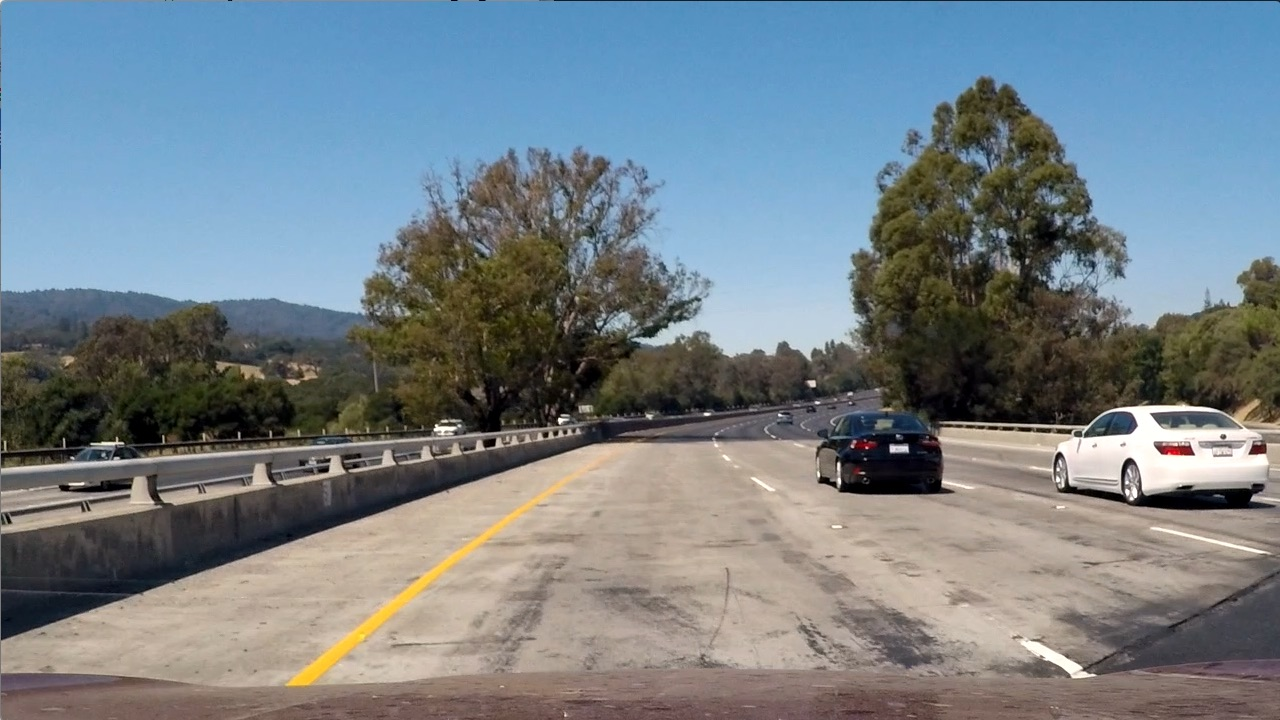
#> input picture test_images/test01.jpg, 1280 x 720 px; its folder holds only this picture in this run
$ python P2.py   (older library calls are emulated)
#> lines starting #> are read from the running program, lines starting #| are printed output that depends on the picture; after the words box and inside, x2 and y2 are one past the last pixel; in counts of white or black regions, pixels touching at a corner belong together
'''
Project 2

Advanced Lane Finding Project

The goals / steps of this project are the following:

    [x] Compute the camera calibration matrix and distortion coefficients given a set of chessboard images.
    [x] Apply a distortion correction to raw images.
    [x] Use color transforms, gradients, etc., to create a thresholded binary image.
    [x] Apply a perspective transform to rectify binary image ("birds-eye view").
    [x] Detect lane pixels and fit to find the lane boundary.
    [x] Determine the curvature of the lane and vehicle position with respect to center.
    [x] Warp the detected lane boundaries back onto the original image.
    [x] Output visual display of the lane boundaries and numerical estimation of lane curvature and vehicle position.


'''

# Imports
import cv2
import numpy as np
import matplotlib.pyplot as plt
import matplotlib.image as mpimg
import pickle
import glob
from moviepy.editor import VideoFileClip


# Global variables

# Data for camera calibration, see P2_compute_camera_calibration.py
dist_pickle = pickle.load( open( "wide_dist_pickle.p", "rb" ) )
#> (reads wide_dist_pickle.p from the repository)
objpoints = dist_pickle["objpoints"]
imgpoints = dist_pickle["imgpoints"]

# Perspctive Transform - src, dst points to define the transformation

# Input help forum
src_line =  [[568,468],
     [715,468],
     [1040,680],
     [270,680]]

# Perspective Transform requires float, cv2.line requires int
src = np.float32(src_line)

dst_line = [[200,0],
      [1000,0],
      [1000,680],
      [200,680]]

dst = np.float32(dst_line)

# Define conversions in x and y from pixels space to meters
# tbd.align with transformation src_dist values
ym_per_pix = 30/720 # meters per pixel in y dimension
xm_per_pix = 3.7/700 # meters per pixel in x dimension

# Collect the poly-parameters in an array for debugging and averaging
#left_poly_pars_input = []
#right_poly_pars_input = []

# initialize
left_poly_pars_input = [(np.array([ 1.49748530e-04, -1.91077116e-01, 2.86972449e+02]))]
right_poly_pars_input = [(np.array([ 2.34196538e-04, -2.83680908e-01, 1.14127311e+03]))]

# Helper Functions

def calibrate_camera(img_in, objpoints, imgpoints):
    gray = cv2.cvtColor(img_in,cv2.COLOR_BGR2GRAY)
    ret, mtx, dist, rvecs, tvecs = cv2.calibrateCamera(objpoints, imgpoints, gray.shape[::-1], None, None)
    undist_img = cv2.undistort(img_in, mtx, dist, None, mtx)
    return undist_img


def create_binary(img_in, s_thresh=(170, 255), sx_thresh=(20, 100)):
# Create a threshold binary image - Color Transform
    img = np.copy(img_in)

    # Convert to HLS color space and separate the V channel
    hls = cv2.cvtColor(img, cv2.COLOR_RGB2HLS)
    #l_channel = hls[:,:,1]
    s_channel = hls[:,:,2]

    # convert to grayscale for Sobel-Operation
    gray = cv2.cvtColor(img, cv2.COLOR_RGB2GRAY)
    # Sobel x
    sobelx = cv2.Sobel(gray, cv2.CV_64F, 1, 0) # Take the derivative in x
    abs_sobelx = np.absolute(sobelx) # Absolute x derivative to accentuate lines away from horizontal
    scaled_sobel = np.uint8(255*abs_sobelx/np.max(abs_sobelx))

    # Threshold x gradient
    sxbinary = np.zeros_like(scaled_sobel)
    sxbinary[(scaled_sobel >= sx_thresh[0]) & (scaled_sobel <= sx_thresh[1])] = 1

    # Threshold color channel
    s_binary = np.zeros_like(s_channel)
    s_binary[(s_channel >= s_thresh[0]) & (s_channel <= s_thresh[1])] = 1
    # Stack each channel
    color_binary = np.dstack(( np.zeros_like(sxbinary), sxbinary, s_binary)) * 255

    # Combing the binary thresholds in one, according to lesson
    combined_binary = np.zeros_like(sxbinary)
    combined_binary[(s_binary == 1) | (sxbinary == 1)] = 1

    return combined_binary

def warp_the_image(img_in, src, dst):

    M = cv2.getPerspectiveTransform(src,dst)
    M_inv = cv2.getPerspectiveTransform(dst,src)

    # input, Transformation-Matrix, image.shape, How to interpolate
    img_warped = cv2.warpPerspective(img_in, M, (img_in.shape[1],img_in.shape[0]), flags=cv2.INTER_LINEAR)
    return M, M_inv, img_warped

# window-search
# [84 lines left out: function find_lane_pixels_window, not called in this run]

def find_lane_pixels_poly(binary_warped, left_fit, right_fit):

    # HYPERPARAMETER
    # Choose the width of the margin around the previous polynomial to search
    # The quiz grader expects 100 here, but feel free to tune on your own!
    margin = 100

    # Grab activated pixels
    nonzero = binary_warped.nonzero()
    nonzeroy = np.array(nonzero[0])
    nonzerox = np.array(nonzero[1])

    dbg_lane_px_img = np.dstack((binary_warped, binary_warped, binary_warped))

    ### TO-DO: Set the area of search based on activated x-values ###
    ### within the +/- margin of our polynomial function ###
    ### Hint: consider the window areas for the similarly named variables ###
    ### in the previous quiz, but change the windows to our new search area ###
    left_lane_inds = ((nonzerox > (left_fit[0]*nonzeroy**2 + left_fit[1]*nonzeroy + left_fit[2] - margin)) & (nonzerox < (left_fit[0]*nonzeroy**2 + left_fit[1]*nonzeroy + left_fit[2] + margin)))
    right_lane_inds = ((nonzerox > (right_fit[0]*nonzeroy**2 + right_fit[1]*nonzeroy + right_fit[2] - margin)) & (nonzerox < (right_fit[0]*nonzeroy**2 + right_fit[1]*nonzeroy + right_fit[2] + margin)))
    # Again, extract left and right line pixel positions
    leftx = nonzerox[left_lane_inds]
    lefty = nonzeroy[left_lane_inds]
    rightx = nonzerox[right_lane_inds]
    righty = nonzeroy[right_lane_inds]

    return leftx, lefty, rightx, righty, dbg_lane_px_img

# [46 lines left out: function fit_poly_pipeline, not called in this run]

def fit_poly_pipeline_poly(binary_warped):
    # Find our lane pixels first
    # left_x_pxs, left_y_pxs, right_x_pxs, right_y_pxs, dbg_lane_px_img = find_lane_pixels_window(binary_warped)


    # First try, use search around polynom instead window-search
    left_x_pxs, left_y_pxs, right_x_pxs, right_y_pxs, dbg_lane_px_img = find_lane_pixels_poly(binary_warped, left_poly_pars_input[-1], right_poly_pars_input[-1])

    # Fit a second order polynomial to each using `np.polyfit`
    left_poly_pars = np.polyfit(left_y_pxs, left_x_pxs, 2)
    right_poly_pars = np.polyfit(right_y_pxs, right_x_pxs, 2)

    # Debug - save the poly-pars
    left_poly_pars_input.append(left_poly_pars)
    right_poly_pars_input.append(right_poly_pars)

    # average
    left_pars_average = np.average(left_poly_pars_input[-5:], axis=0)
    right_pars_average = np.average(right_poly_pars_input[-5:], axis=0)

    # assign the average for further cacluation
    left_poly_pars = left_pars_average
    right_poly_pars = right_pars_average

    # ensure that the lane with is in a certain range
    # left approx 300 px
    # right approx 1100 px
    # lane_with_px = 1100 - 300 = 800 px
    lane_with_px = 700
    if((right_poly_pars[2] - left_poly_pars[2]) < lane_with_px):
        # if smaller, take last value
        left_poly_pars = left_poly_pars_input[-3]
        right_poly_pars = right_poly_pars_input[-3]
        # and update the list with the correction
        left_poly_pars_input[-1] = left_poly_pars
        right_poly_pars_input[-1] = right_poly_pars

    # Generate x and y values for plotting
    ploty = np.linspace(0, binary_warped.shape[0]-1, binary_warped.shape[0] )
    try:
        left_fitx = left_poly_pars[0]*ploty**2 + left_poly_pars[1]*ploty + left_poly_pars[2]
        right_fitx = right_poly_pars[0]*ploty**2 + right_poly_pars[1]*ploty + right_poly_pars[2]
    except TypeError:
        # Avoids an error if `left` and `right_fit` are still none or incorrect
        print('The function failed to fit a line!')
        left_fitx = 1*ploty**2 + 1*ploty
        right_fitx = 1*ploty**2 + 1*ploty

    return left_fitx, right_fitx, ploty, dbg_lane_px_img

def color_img(window_img,left_fitx, right_fitx, ploty):

    # tbd align with search area?
    margin = 30

    #Color the left-lane in red
    left_line_window1 = np.array([np.transpose(np.vstack([left_fitx-margin, ploty]))])
    left_line_window2 = np.array([np.flipud(np.transpose(np.vstack([left_fitx+margin, ploty])))])
    left_line_pts = np.hstack((left_line_window1, left_line_window2))

    # Color the right-lane in blue
    right_line_window1 = np.array([np.transpose(np.vstack([right_fitx-margin, ploty]))])
    right_line_window2 = np.array([np.flipud(np.transpose(np.vstack([right_fitx+margin, ploty])))])
    right_line_pts = np.hstack((right_line_window1, right_line_window2))

    # Draw the lane onto the warped blank image
    cv2.fillPoly(window_img, np.int_([left_line_pts]), (255,0, 0))
    cv2.fillPoly(window_img, np.int_([right_line_pts]), (0,0, 255))

    # Color the surface in green
    window1 = np.array([np.transpose(np.vstack([left_fitx, ploty]))])
    window2 = np.array([np.flipud(np.transpose(np.vstack([right_fitx, ploty])))])
    road_surface = np.hstack((window1, window2))
    cv2.fillPoly(window_img, np.int_([road_surface]), (0, 255, 0))

    color_layer = window_img

    return color_layer

def measure_curvature_real(left_fitx, right_fitx, ploty, ym_per_pix, xm_per_pix):
    '''
    Calculates the curvature of polynomial functions in meters.
    '''

    left_fit_cr = np.polyfit(ploty*ym_per_pix, left_fitx*xm_per_pix, 2)
    right_fit_cr = np.polyfit(ploty*ym_per_pix, right_fitx*xm_per_pix, 2)

    # Define y-value where we want radius of curvature
    # We'll choose the maximum y-value, corresponding to the bottom of the image
    y_eval = np.max(ploty)

    ##### TO-DO: Implement the calculation of R_curve (radius of curvature) #####
    left_curverad = ((1+(2*left_fit_cr[0]*y_eval*ym_per_pix + left_fit_cr[1])**2)**(3/2))/(abs(2*left_fit_cr[0]))  ## Implement the calculation of the left line here
    right_curverad = ((1+(2*right_fit_cr[0]*y_eval*ym_per_pix + right_fit_cr[1])**2)**(3/2))/(abs(2*right_fit_cr[0]))  ## Implement the calculation of the right line here

    return left_curverad, right_curverad

def put_text(img_in,left_curverad,center_diff,side_pos):

    img_with_text = np.copy(img_in)

    cv2.putText(img_with_text,'Radius of Curvature = '+str(round(left_curverad,1))+' (m)',
    (50,50), cv2.FONT_HERSHEY_SIMPLEX, 1, (255,255,255),2)
    cv2.putText(img_with_text, 'Vehicle is '+str(abs(round(center_diff,3)))+'m '+side_pos+' of center',
    (50,100), cv2.FONT_HERSHEY_SIMPLEX, 1, (255,255,255),2)

    return img_with_text

# The pipeline

def process_image(img_in):

    undist_img = calibrate_camera(img_in, objpoints, imgpoints)

    combined_binary = create_binary(undist_img, s_thresh=(170, 255), sx_thresh=(20, 100))*255

    M, M_inv, warped_binary = warp_the_image(combined_binary,src,dst)

    #left_fitx, right_fitx, ploty, dbg_lane_px_img = fit_poly_pipeline(warped_binary)
    left_fitx, right_fitx, ploty, dbg_lane_px_img = fit_poly_pipeline_poly(warped_binary)

    window_img = np.zeros_like(undist_img)

    color_layer = color_img(window_img,left_fitx, right_fitx, ploty)

    unwarped_color_layer = cv2.warpPerspective(color_layer, M_inv, (color_layer.shape[1],color_layer.shape[0]), flags=cv2.INTER_LINEAR)

    colored_undist = cv2.addWeighted(undist_img, 1, unwarped_color_layer, 0.3, 0)

    left_curverad, right_curverad = measure_curvature_real(left_fitx, right_fitx, ploty, ym_per_pix, xm_per_pix)

    # Measure center position
    camera_center = (left_fitx[-1] + right_fitx[-1])/2
    center_diff = (camera_center - colored_undist.shape[1]/2)*xm_per_pix
    side_pos = 'left'
    if center_diff <= 0:
        side_pos = 'right'

    result = put_text(colored_undist, left_curverad,center_diff, side_pos)

    # tweak to produce the output for the writeup
    # result = warped_binary

    return result


# Core-Computation for /test_images

# Tst on images
if(1):
    images = sorted(glob.glob('./test_images/test*.jpg'))

    for idx, fname in enumerate(images):
        img = cv2.imread(fname)
#> img is the input picture: shape (720, 1280, 3); mean B, G, R 135.5, 128.7, 117.5
        img = process_image(img)
#> in process_image, `combined_binary = create_binary(undist_img, s_thresh=(170, 255), sx_th..`:
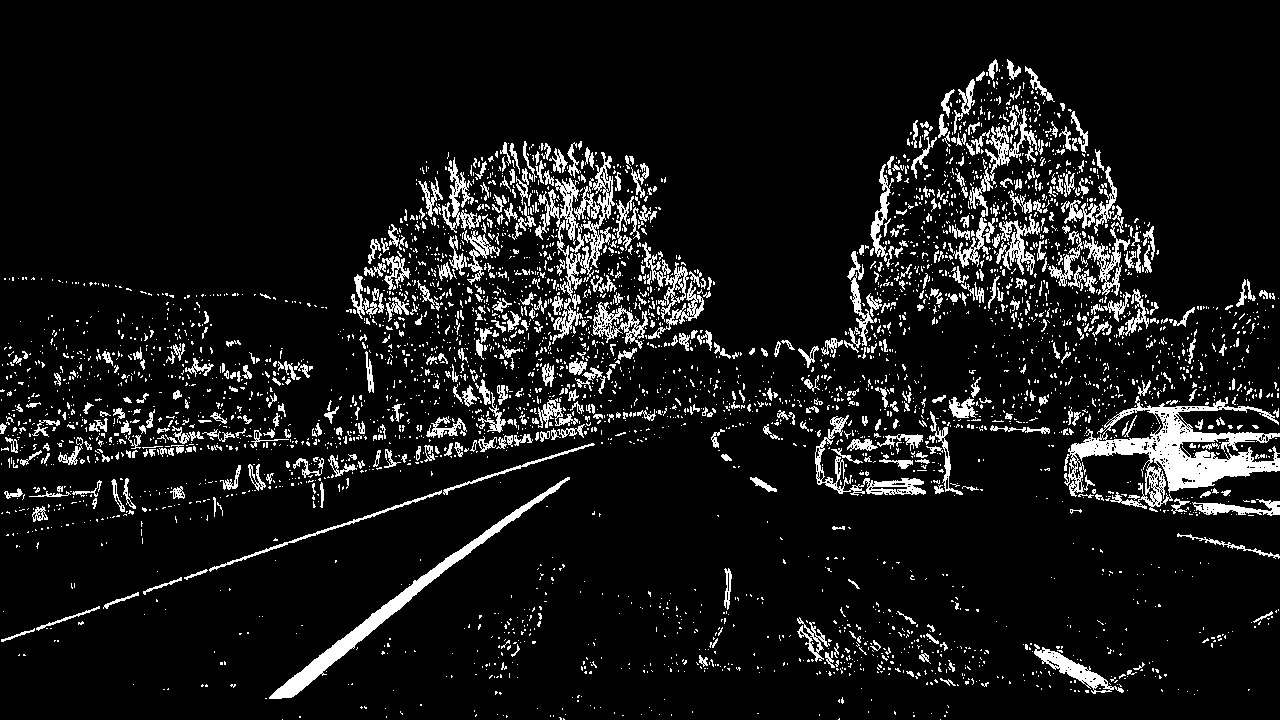
#> combined_binary: shape (720, 1280); 8.9% white; 4168 white regions (3585 under 20 px), largest, box (x1, y1, x2, y2) and area: (1064, 396, 1280, 512) 8045, (269, 477, 570, 699) 3835, (535, 152, 615, 309) 2912
#> in process_image, `M, M_inv, warped_binary = warp_the_image(combined_binary,src,dst)`: M = [[-0.651, -1.39, 998.4], [0, -2.01, 941], [2.75e-19, -0.00239, 1]]; M_inv = [[0.184, -0.759, 531.2], [5.68e-17, -0.497, 468], [0, -0.00119, 1]]
#> in find_lane_pixels_poly, `nonzero = binary_warped.nonzero()`: nonzero = 38929 positions, rows 117 to 701, columns 0 to 1279
#> in find_lane_pixels_poly, `rightx = nonzerox[right_lane_inds]`: rightx = 10594 values, max 1156 at index 9620, min 956 at index 8968, mean 1085.2
#> in find_lane_pixels_poly, `righty = nonzeroy[right_lane_inds]`: righty = 10594 values from 117 to 688
#> in fit_poly_pipeline_poly, `left_x_pxs, left_y_pxs, right_x_pxs, right_y_pxs, dbg_lane_px_img = fi..`: right_x_pxs has the same summary as rightx in find_lane_pixels_poly
#> in fit_poly_pipeline_poly, `left_poly_pars = np.polyfit(left_y_pxs, left_x_pxs, 2)`: left_poly_pars = [0.000151, -0.192, 287.1]
#> in fit_poly_pipeline_poly, `right_poly_pars = np.polyfit(right_y_pxs, right_x_pxs, 2)`: right_poly_pars = [0.000149, -0.216, 1131.8]
#> in fit_poly_pipeline_poly, `left_pars_average = np.average(left_poly_pars_input[-5:], axis=0)`: left_pars_average = [0.00015, -0.191, 287]
#> in fit_poly_pipeline_poly, `right_pars_average = np.average(right_poly_pars_input[-5:], axis=0)`: right_pars_average = [0.000192, -0.25, 1136.5]
#> in fit_poly_pipeline_poly, `left_poly_pars = left_pars_average`: left_poly_pars = [0.00015, -0.191, 287]
#> in fit_poly_pipeline_poly, `right_poly_pars = right_pars_average`: right_poly_pars = [0.000192, -0.25, 1136.5]
#> in fit_poly_pipeline_poly, `left_fitx = left_poly_pars[0]*ploty**2 + left_poly_pars[1]*ploty + lef..`: left_fitx = 720 values, max 287 at index 0, min 226.1 at index 637, mean 244.1
#> in fit_poly_pipeline_poly, `right_fitx = right_poly_pars[0]*ploty**2 + right_poly_pars[1]*ploty + ..`: right_fitx = 720 values, max 1136.5 at index 0, min 1055.1 at index 652, mean 1079.8
#> in process_image, `left_fitx, right_fitx, ploty, dbg_lane_px_img = fit_poly_pipeline_poly..`: ploty = 720 values from 0 to 719
#> in color_img, `left_line_window1 = np.array([np.transpose(np.vstack([left_fitx-margin..`: left_line_window1 = 720 pairs, first value 196.1 to 257, second value 0 to 719
#> in color_img, `left_line_window2 = np.array([np.flipud(np.transpose(np.vstack([left_f..`: left_line_window2 = 720 pairs, first value 256.1 to 317, second value 0 to 719
#> in color_img, `left_line_pts = np.hstack((left_line_window1, left_line_window2))`: left_line_pts = 1440 pairs, first value 196.1 to 317, second value 0 to 719
#> in color_img, `right_line_window1 = np.array([np.transpose(np.vstack([right_fitx-marg..`: right_line_window1 = 720 pairs, first value 1025.1 to 1106.5, second value 0 to 719
#> in color_img, `right_line_window2 = np.array([np.flipud(np.transpose(np.vstack([right..`: right_line_window2 = 720 pairs, first value 1085.1 to 1166.5, second value 0 to 719
#> in color_img, `right_line_pts = np.hstack((right_line_window1, right_line_window2))`: right_line_pts = 1440 pairs, first value 1025.1 to 1166.5, second value 0 to 719
#> in color_img, `cv2.fillPoly(window_img, np.int_([right_line_pts]), (0,0, 255))`:
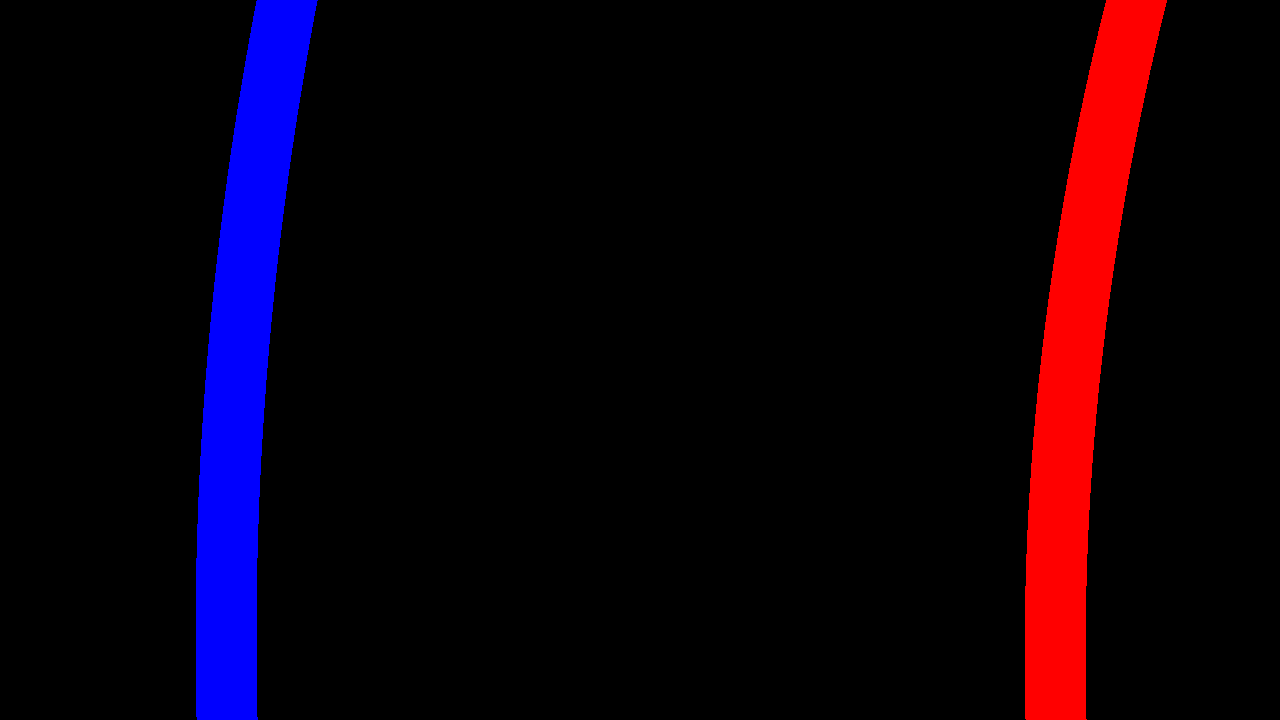
#> window_img: shape (720, 1280, 3); mean of channels 0, 1, 2 12.2, 0, 12.2; drawn as B, G, R
#> in color_img, `window1 = np.array([np.transpose(np.vstack([left_fitx, ploty]))])`: window1 = 720 pairs, first value 226.1 to 287, second value 0 to 719
#> in color_img, `window2 = np.array([np.flipud(np.transpose(np.vstack([right_fitx, plot..`: window2 = 720 pairs, first value 1055.1 to 1136.5, second value 0 to 719
#> in color_img, `road_surface = np.hstack((window1, window2))`: road_surface = 1440 pairs, first value 226.1 to 1136.5, second value 0 to 719
#> in measure_curvature_real, `left_fit_cr = np.polyfit(ploty*ym_per_pix, left_fitx*xm_per_pix, 2)`: left_fit_cr = [0.000457, -0.0243, 1.52]
#> in measure_curvature_real, `right_fit_cr = np.polyfit(ploty*ym_per_pix, right_fitx*xm_per_pix, 2)`: right_fit_cr = [0.000583, -0.0317, 6.01]
#> in measure_curvature_real, `y_eval = np.max(ploty)`: y_eval = 719
#> in measure_curvature_real, `left_curverad = ((1+(2*left_fit_cr[0]*y_eval*ym_per_pix + left_fit_cr[..`: left_curverad = 1093.4
#> in measure_curvature_real, `right_curverad = ((1+(2*right_fit_cr[0]*y_eval*ym_per_pix + right_fit_..`: right_curverad = 857.2
#> in process_image, `left_curverad, right_curverad = measure_curvature_real(left_fitx, righ..`: left_curverad = 1093.4; right_curverad = 857.2
#> in process_image, `camera_center = (left_fitx[-1] + right_fitx[-1])/2`: camera_center = 641.5
#> in process_image, `center_diff = (camera_center - colored_undist.shape[1]/2)*xm_per_pix`: center_diff = 0.00811
#> in put_text, `cv2.putText(img_with_text, 'Vehicle is '+str(abs(round(center_diff,3))..`:
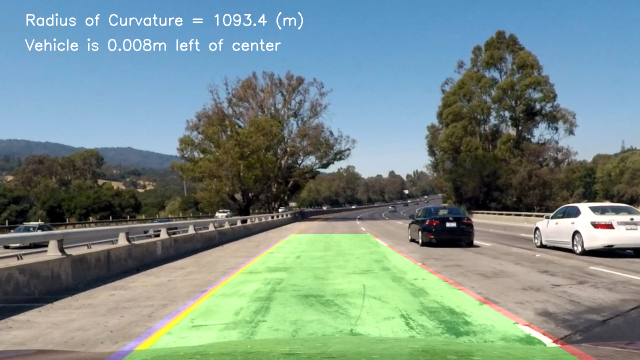
#> img_with_text: shape (720, 1280, 3) (shown at 1/2 size); mean B, G, R 136.6, 141.4, 120.7
        write_name = './test_images/tracked'+str(idx+1)+'.jpg'
        cv2.imwrite(write_name,img)

    # plot poly pars

    # since the first element defines the start it is omitted in the fit's
    left_poly_pars_input = np.concatenate(left_poly_pars_input[1:])
#> left_poly_pars_input = [0.000151, -0.192, 287.1]
    left_poly_pars_input = left_poly_pars_input.reshape(len(images),3)
#> left_poly_pars_input = [[0.000151, -0.192, 287.1]]
    left_poly_c_average = np.average(left_poly_pars_input[:,2])
#> left_poly_c_average = 287.1
    right_poly_pars_input = np.concatenate(right_poly_pars_input[1:])
#> right_poly_pars_input = [0.000149, -0.216, 1131.8]
    right_poly_pars_input = right_poly_pars_input.reshape(len(images),3)
#> right_poly_pars_input = [[0.000149, -0.216, 1131.8]]
    plt.figure(1)
    plt.plot(left_poly_pars_input[:,2],'r', label='left poly offset')
    plt.plot(right_poly_pars_input[:,2],'b', label='right poly offset')
    plt.legend()
    plt.savefig('./test_images/poly_offset.jpg')
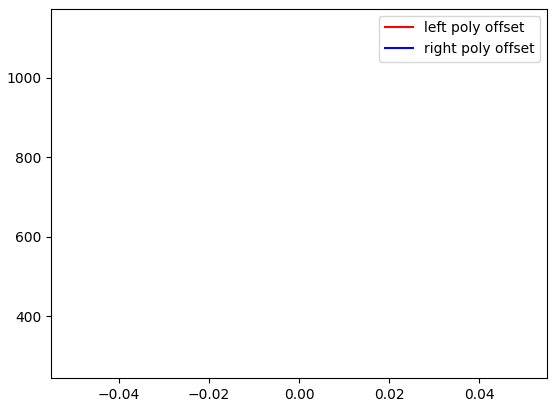
#> figure drawn by matplotlib, 1 panel
    plt.show()


# Test on videos
if(0):
    if(1):
        Output_video = 'output1_tracked.mp4'
        Input_video = 'project_video.mp4'
    if(0):
        Output_video = 'output_hard_tracked.mp4'
        Input_video = 'harder_challenge_video.mp4'

    ## To speed up the testing process you may want to try your pipeline on a shorter subclip of the video
    ## To do so add .subclip(start_second,end_second) to the end of the line below
    ## Where start_second and end_second are integer values representing the start and end of the subclip
    ## You may also uncomment the following line for a subclip of the first 5 seconds
    ##clip1 = VideoFileClip("test_videos/solidWhiteRight.mp4").subclip(0,5)
    clip1 = VideoFileClip(Input_video)
    video_clip = clip1.fl_image(process_image) #NOTE: this function expects color images!!
    video_clip.write_videofile(Output_video, audio=False)
